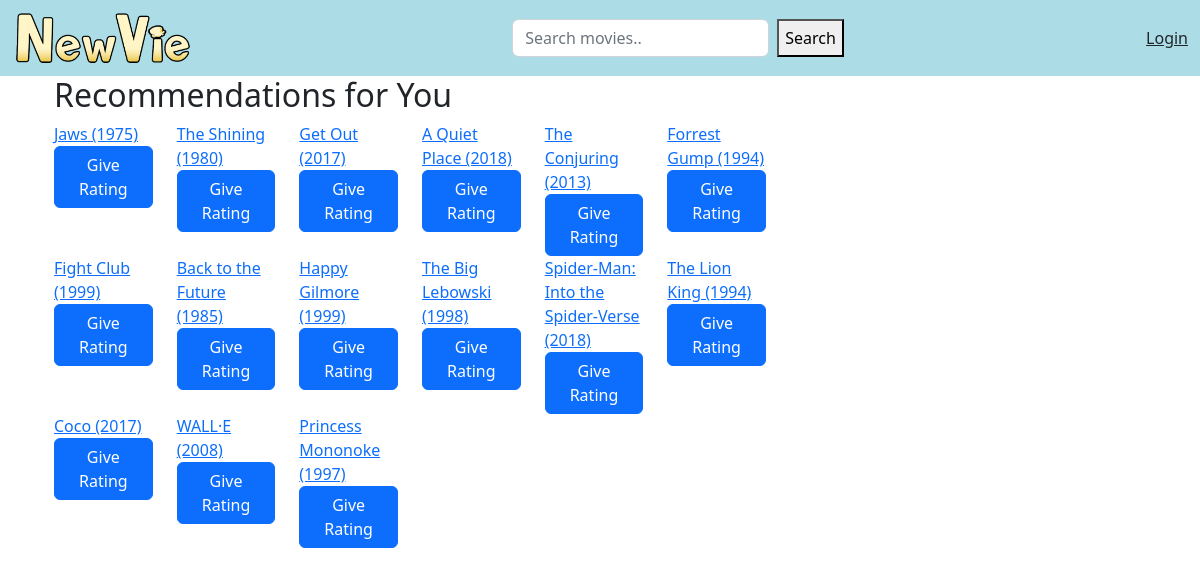
The page / on the database its author committed.
### app/models.py (models this page shows)
class Movie(models.Model):
    title = models.CharField(max_length=150)
    description = models.TextField()
    release_date = models.DateField()
    runtime_length = models.CharField(max_length=8) #HH:MM:SS
    genres = models.ManyToManyField(Genre)
    languages = models.ManyToManyField(Language)
    cast_members = models.ManyToManyField(Cast)
    streaming_options = models.ManyToManyField(StreamingOption, blank=True)
    tmdb_id = models.IntegerField()
    def __str__(self):
        return self.title + " (" + str(self.release_date)[:4] + ")"

### app/views.py (the view)
# urls.py: path('', views.index, name='index'),
def index(request):
    movie_list = Movie.objects.all()
    return render(request, 'app/home.html', {'movie_list': movie_list})

### app/templates/app/home.html (shortened to what this page needs)
{% extends "app/base.html" %}
{% load i18n %}
{% block content %}
{% load static %}
<div class="container-fluid">
	<h2>Recommendations for You </h2>
</div>
	<div class="container-fluid">
    <div class="row">
            {% if movie_list %}
            {% for movie in movie_list %}
                <div class="col-sm-2 col-md-2 ">
                    <div class="thumbnail">
                        <a href="{% url 'show-movie' movie.id %}">{{ movie }}</a>
                        <div class="caption">
                            <button type="button" class="btn btn-primary" data-bs-toggle="modal" href="#rate-{{movie.pk}}"">
                                Give Rating
                            </button>
                        </div>
                    </div>
                </div>
                {% endfor %}
                {% endif %}
        </div>
</div>
{% endblock %}

### rows shown on the page
Movie: title+release_date "Jaws (1975)"
Movie: title+release_date "The Shining (1980)"
Movie: title+release_date "Get Out (2017)"
Movie: title+release_date "A Quiet Place (2018)"
Movie: title+release_date "The Conjuring (2013)"
Movie: title+release_date "Forrest Gump (1994)"
Movie: title+release_date "Fight Club (1999)"
Movie: title+release_date "Back to the Future (1985)"
Movie: title+release_date "Happy Gilmore (1999)"
Movie: title+release_date "The Big Lebowski (1998)"
Movie: title+release_date "Spider-Man: Into the Spider-Verse (2018)"
Movie: title+release_date "The Lion King (1994)"
Movie: title+release_date "Coco (2017)"
Movie: title+release_date "WALL·E (2008)"
Movie: title+release_date "Princess Mononoke (1997)"
